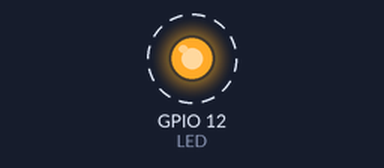
Bench run of a sketch on a simulated ESP8266 (NodeMCU). On the bench: output pins drawn as LEDs (lit = HIGH). Dashed ring = blinking. What the sketch prints to the serial monitor is not drawn.

Above: at 0.05 s.
Timing chart, 0 to 3.0 s (numbered marks = the images above):
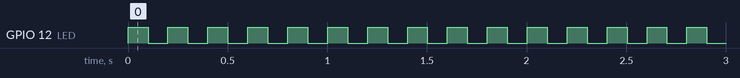

The sketch:

tcp_ip_wifi_led.ino
```cpp
#include <ESP8266WiFi.h>
#include <WiFiClient.h>
#include <WiFiServer.h>

#define LED 12

const char *ssid = "darth_wentyl";
const char *password = "1234567890";

WiFiServer server(8888);
WiFiClient client;

bool isLedOn = false;

void setup() {
  Serial.begin(115200);

  WiFi.mode(WIFI_AP);
  WiFi.softAP(ssid, password);

  Serial.println();
  Serial.print("Server IP address: ");
  Serial.println(WiFi.softAPIP());

  pinMode(LED, OUTPUT);
  digitalWrite(LED, HIGH);

  server.begin();
  Serial.println("Wait for tcp client connection");
}

void loop() {
  if (!client.connected()) {
    client = server.available();
    delay(100);
    if (isLedOn) {
      digitalWrite(LED, HIGH);
      isLedOn = !isLedOn;
    } else {
      digitalWrite(LED, LOW);
      isLedOn = !isLedOn;
    }
  } else {
    if (client.available() > 0) {
      Serial.print((char)client.read());
    }
  }
}
```

Measured:
- by itself, GPIO 12 (LED): alternates HIGH for 0.10 s and LOW for 0.10 s
